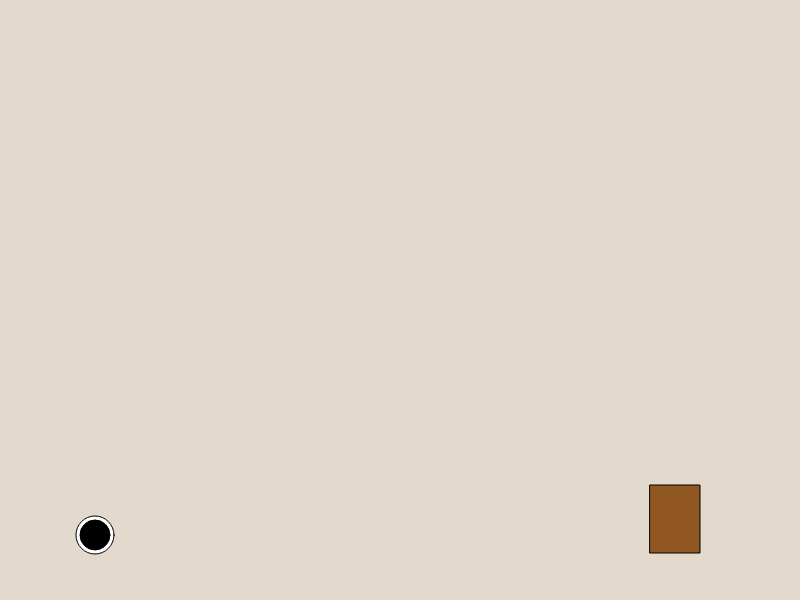
Frame 1 (no input)
Frame 60 (no input): identical to frame 1, image omitted
Frame 120 (the mouse pressed at the canvas centre since frame 60): identical to frame 1, image omitted

The p5.js sketch that drew this single still picture (run headless with seeded random() and noise() and a simulated clock; from frame 60 on, the mouse is pressed at the canvas centre):

// p5.js sketch
// ── sketch.js
/* 
    Equipe: 
        Filipe Gregório de Farias e Silva - Subturma D (Líder) 
        Ivamar Dantas Roque - Subturma D 
        Etapa 2
        Jogo em Estilo Plataforma
*/
var x = 95

function setup() {
  createCanvas(800, 600);
}

function draw() {
 background(227,218,205)

  fill(145,87,35);
  rect (650,485,50,68);
  fill (255);
  ellipse (x,535,38,38);
  fill(0);
  ellipse(x, 535, 30, 30);

}
